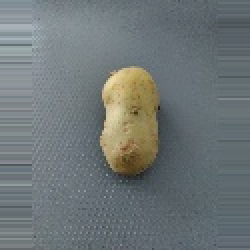
#> input picture Michelle/photos_reduced/Kartoffel_reduced/Kartoffel (1131).jpg, 125 x 125 px, found by its file name (shown 2 times larger); its folder holds 4 pictures in this run
$ python CNN_excel.py
#> lines starting #> are read from the running program, lines starting #| are printed output that depends on the picture
# [41 lines of commented-out code are left out]

import cv2
import numpy as np
import os
import csv

def extract_pixel_values(image_path):
    image = cv2.imread(image_path, cv2.IMREAD_GRAYSCALE)
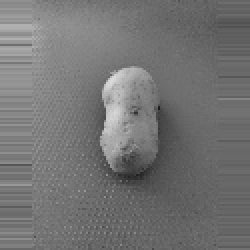
#> image: shape (125, 125) (shown 2 times larger); min 24, max 218, mean 115.4
    return image.flatten()

def process_images(folder_path, label):
    data = []
    pixel_count = 0

    for filename in os.listdir(folder_path):
        if filename.endswith(".jpg") or filename.endswith(".png"):
            image_path = os.path.join(folder_path, filename)
            pixel_values = extract_pixel_values(image_path)
#> pixel_values = 15625 values, max 218 at index 5055, min 24 at index 6829, mean 115.4

            # Überprüfen, ob die Pixelanzahl bereits bekannt ist
            if pixel_count == 0:
                pixel_count = len(pixel_values)
#> pixel_count = 15625
            elif pixel_count != len(pixel_values):
                raise ValueError("Ungültige Pixelanzahl in Bildern")

            data.append([label] + list(pixel_values))
#> pass 2 of the loop in process_images, `for filename in os.listdir(folder_path):`:
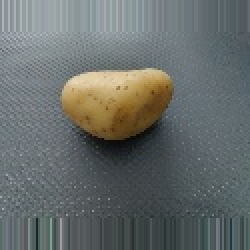
#> input picture Michelle/photos_reduced/Kartoffel_reduced/Kartoffel (1219).jpg, 125 x 125 px, found by its file name (shown 2 times larger)
#> in extract_pixel_values (call 2), `image = cv2.imread(image_path, cv2.IMREAD_GRAYSCALE)`:
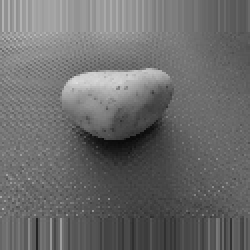
#> image: shape (125, 125) (shown 2 times larger); min 9, max 221, mean 106.7
#> pixel_values = 15625 values, max 221 at index 5163, min 9 at index 8689, mean 106.7
#> pass 3 of the loop in process_images, `for filename in os.listdir(folder_path):`:
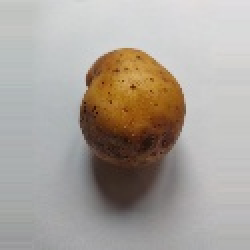
#> input picture Michelle/photos_reduced/Kartoffel_reduced/Kartoffel (1287).jpg, 125 x 125 px, found by its file name (shown 2 times larger)
#> in extract_pixel_values (call 3), `image = cv2.imread(image_path, cv2.IMREAD_GRAYSCALE)`:
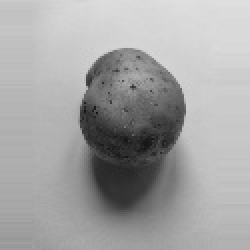
#> image: shape (125, 125) (shown 2 times larger); min 19, max 224, mean 164
#> pixel_values = 15625 values, max 224 at index 96, min 19 at index 7048, mean 164
#> the loop made 4 passes; the first 3 are shown

    return data

def main():
    # Ordnerpfade für jedes Gemüse
    potato_folder = "Michelle/photos_reduced/Kartoffel_reduced"
    carrot_folder = "Michelle/photos_reduced/Karotte_reduced"
    onion_folder = "Michelle/photos_reduced/Zwiebel_reduced"

    # Daten für jedes Gemüse extrahieren
    potato_data = process_images(potato_folder, 0)
    carrot_data = process_images(carrot_folder, 1)
    onion_data = process_images(onion_folder, 2)

    # Alle Daten zusammenführen
    all_data = potato_data + carrot_data + onion_data

    # CSV-Datei schreiben
    csv_filename = "gemuese_pixelwerte.csv"
    with open(csv_filename, mode='w', newline='') as file:
        writer = csv.writer(file)
        writer.writerows(all_data)

if __name__ == "__main__":
#> (the run stopped early here; a loop or call above may not have finished)
